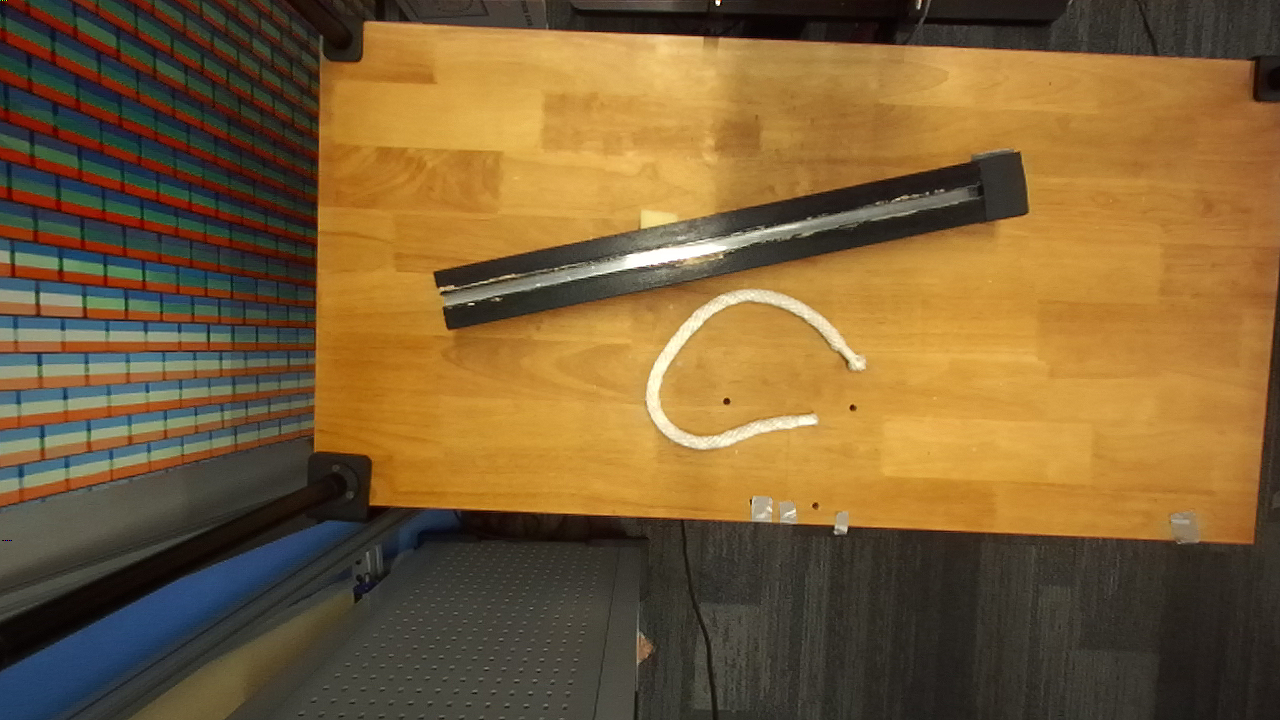
#> input picture franka/imgs/straight10.png, 1280 x 720 px
$ python proposal_sam_sobel.py
#> lines starting #> are read from the running program, lines starting #| are printed output that depends on the picture; after the words box and inside, x2 and y2 are one past the last pixel; in counts of white or black regions, pixels touching at a corner belong together
import cv2 as cv
import numpy as np
from matplotlib import pyplot as plt

# img_path = 'imgs/straight10_cropped.png'
img_path = 'imgs/straight10.png'
# img_path = 'imgs/trapezoid6.png'
img = cv.imread(img_path) #, cv.IMREAD_GRAYSCALE
#> img is the input picture: shape (720, 1280, 3); mean B, G, R 54, 95.2, 123.3
# print(img.shape)
# img = np.load('imgs/straight10_cropped.npy')
# print(img.shape)

dst = img
# dst = cv.fastNlMeansDenoisingColored(img,None,10,10,7,21)
dst = cv.GaussianBlur(img,(5,5),0)
# # kernel = np.ones((5,5),np.float32)/25
# # dst = cv.filter2D(img,-1,kernel)
# # dst = cv.bilateralFilter(img,9,75,75)
plt.imshow(dst, cmap='gray')
plt.show()

# [9 lines of commented-out code are left out]

edges = cv.Canny(dst,0,255)
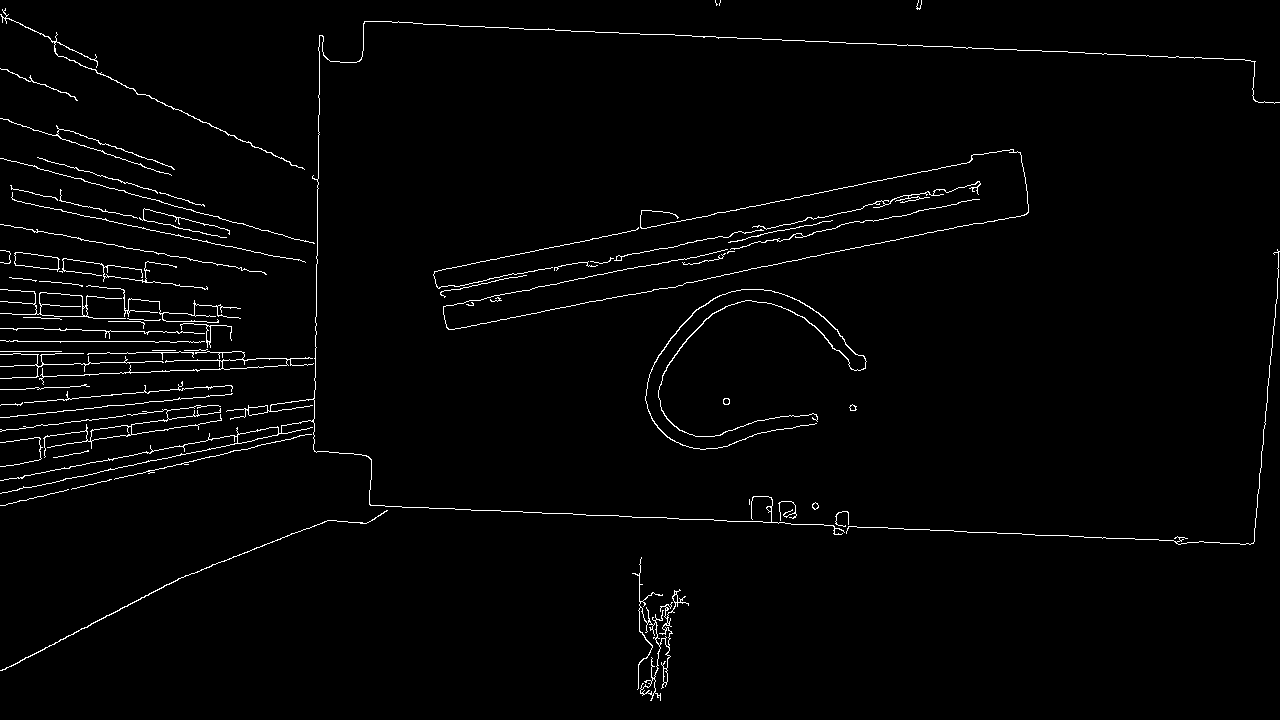
#> edges: shape (720, 1280); 1.9% white in thin lines or dots

# [8 lines of commented-out code are left out]
plt.imshow(edges, cmap='gray')
plt.show()

# # Taking a matrix of size 5 as the kernel
kernel = np.ones((5, 5), np.uint8)
# kernel = None
edges = cv.dilate(edges, kernel)
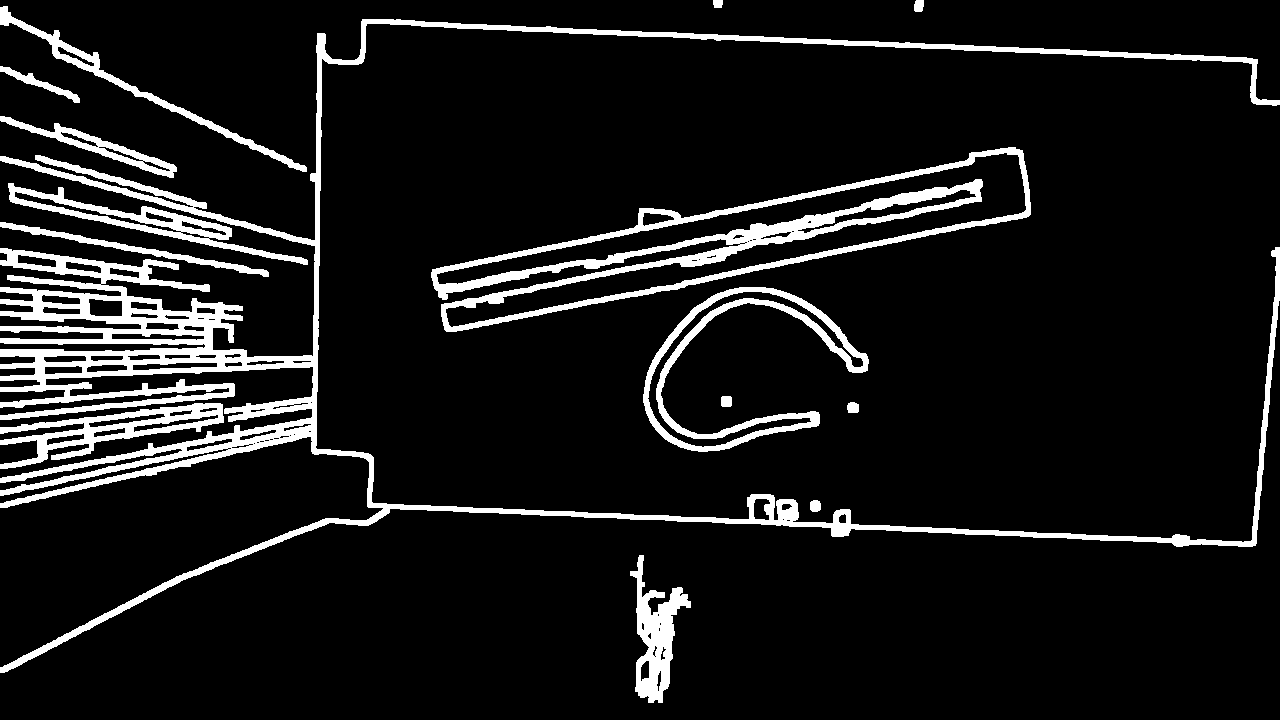
#> edges: shape (720, 1280); 9.6% white; 15 white regions, largest, box (x1, y1, x2, y2) and area: (0, 19, 1280, 673) 46948, (431, 147, 1031, 332) 16210, (643, 287, 869, 452) 6255
plt.imshow(edges, cmap='gray')
plt.show()

# [8 lines of commented-out code are left out]

cnt = sorted(cv.findContours(edges, cv.RETR_LIST, cv.CHAIN_APPROX_SIMPLE)[-2], key=cv.contourArea)[-3]
#> cnt = contour of 943 points, box (x1, y1, x2, y2) (436, 152, 1027, 328), area 22198
mask = np.zeros_like(img, dtype=np.uint8)
masked = cv.drawContours(mask, [cnt],-1, 255, -1)

# [5 lines of commented-out code are left out]

plt.imshow(masked, cmap='gray')
plt.show()

# print(mask.sum(axis=-1).shape)

mask = mask.sum(axis=-1).astype('uint8')
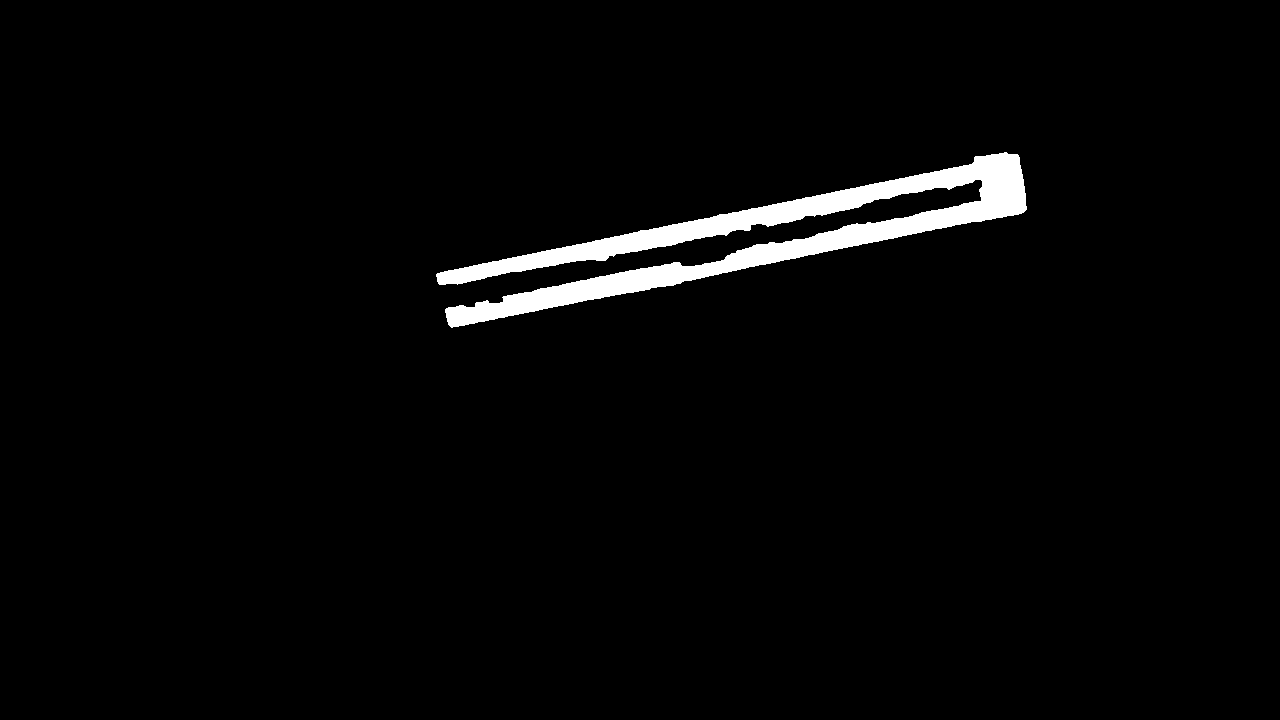
#> mask: shape (720, 1280); 2.5% white; 1 white region, box (x1, y1, x2, y2) and area: (436, 152, 1027, 328) 23384

dst = cv.bitwise_not(cv.bitwise_and(img, img, mask=mask))
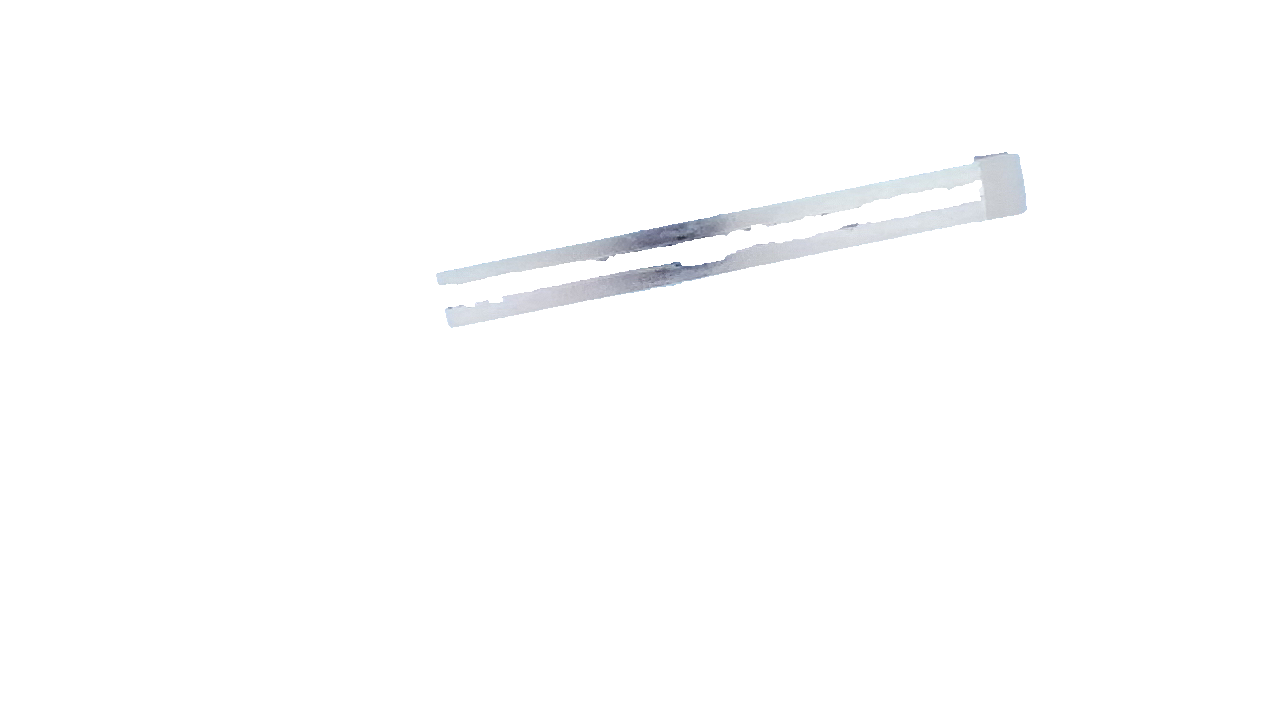
#> dst: shape (720, 1280, 3); mean B, G, R 253.8, 253.6, 253.4
segmented = cv.cvtColor(dst, cv.COLOR_BGR2RGB)
plt.imshow(segmented)
plt.show()

# [28 lines of commented-out code are left out]

$ run again, with franka/imgs/straight10_cropped.png copied over franka/imgs/straight10.png
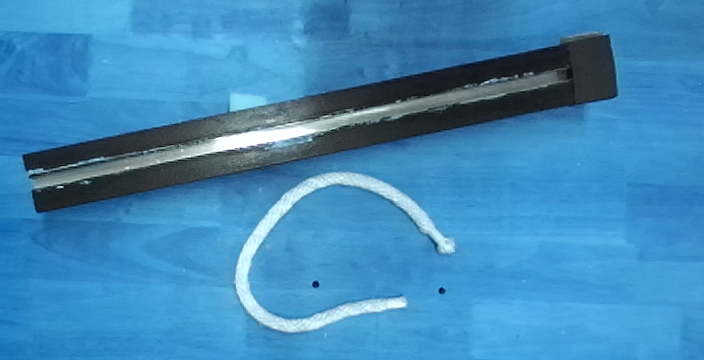
#> input picture franka/imgs/straight10_cropped.png, 704 x 360 px
#> img is the input picture: shape (360, 704, 3); mean B, G, R 184.7, 138, 64.5
#> `edges = cv.dilate(edges, kernel)`:
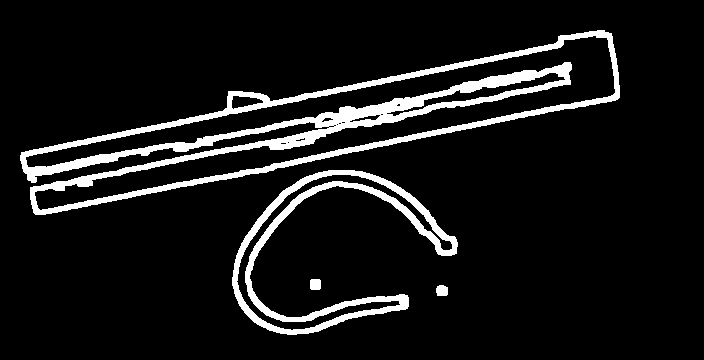
#> edges: shape (360, 704); 9% white; 4 white regions, box (x1, y1, x2, y2) and area: (20, 30, 620, 215) 16213, (232, 170, 458, 335) 6255, (310, 279, 321, 290) 117, (436, 285, 448, 296) 117
#> cnt = contour of 430 points, box (x1, y1, x2, y2) (232, 170, 458, 335), area 8714
#> mask: shape (360, 704); 3.6% white; 1 white region, box (x1, y1, x2, y2) and area: (232, 170, 458, 335) 9168
#> `dst = cv.bitwise_not(cv.bitwise_and(img, img, mask=mask))`:
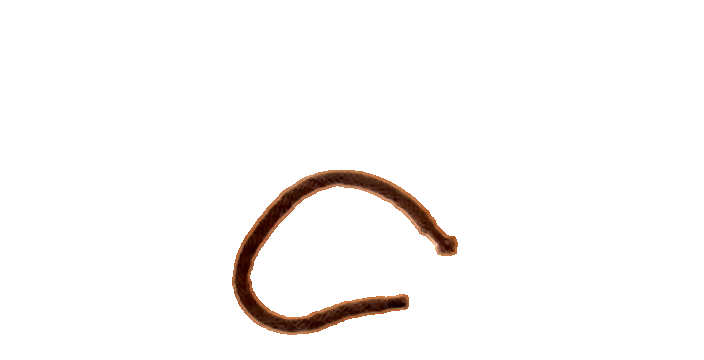
#> dst: shape (360, 704, 3); mean B, G, R 247, 247.9, 249.7

$ run again, with franka/imgs/trapezoid6.png copied over franka/imgs/straight10.png
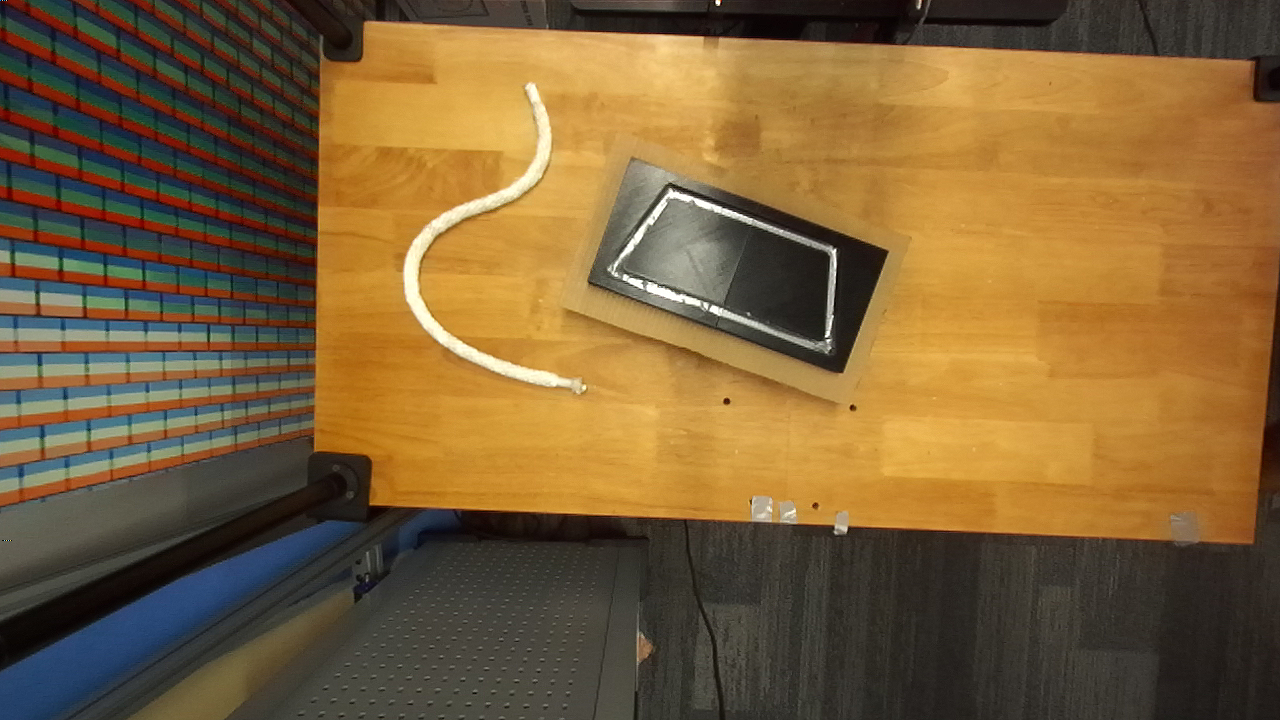
#> input picture franka/imgs/trapezoid6.png, 1280 x 720 px
#> img is the input picture: shape (720, 1280, 3); mean B, G, R 56.2, 96.6, 124.6
#> `edges = cv.dilate(edges, kernel)`:
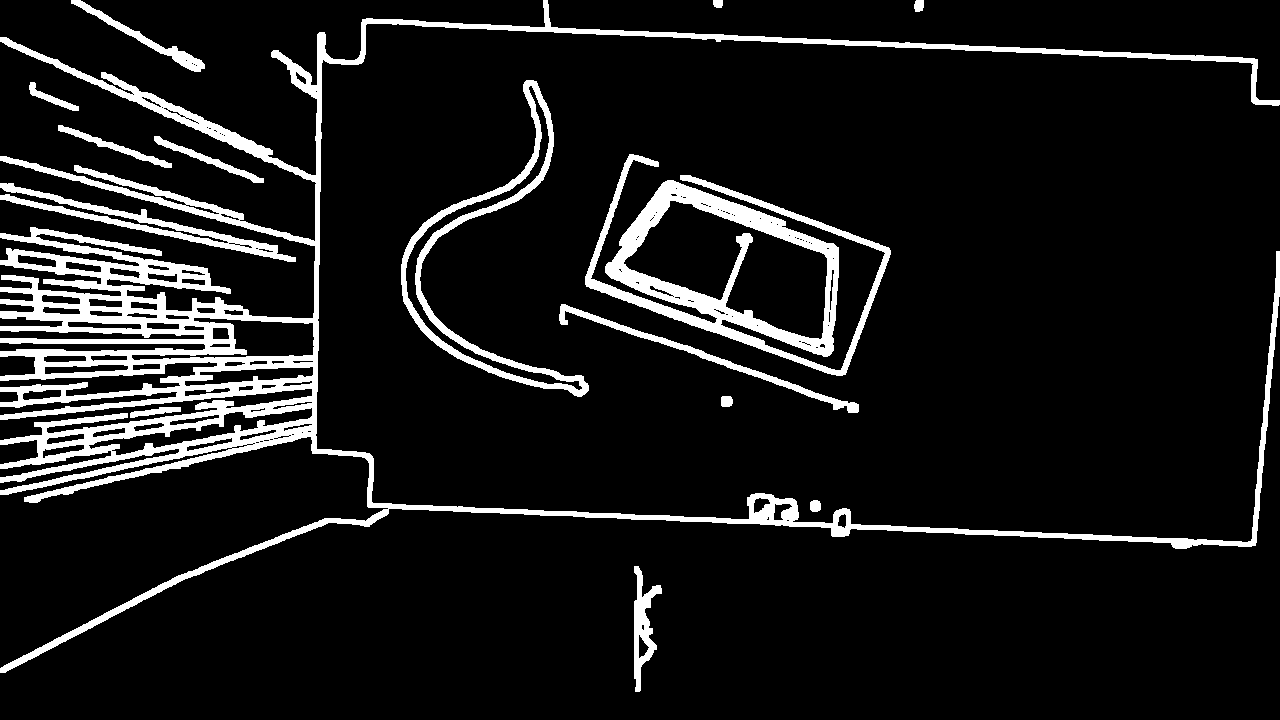
#> edges: shape (720, 1280); 9.9% white; 15 white regions, largest, box (x1, y1, x2, y2) and area: (0, 0, 1280, 673) 59370, (585, 154, 891, 376) 15000, (401, 80, 589, 397) 6322
#> cnt = contour of 388 points, box (x1, y1, x2, y2) (623, 200, 828, 340), area 14995
#> mask: shape (720, 1280); 1.7% white; 1 white region, box (x1, y1, x2, y2) and area: (623, 200, 828, 340) 15329
#> `dst = cv.bitwise_not(cv.bitwise_and(img, img, mask=mask))`:
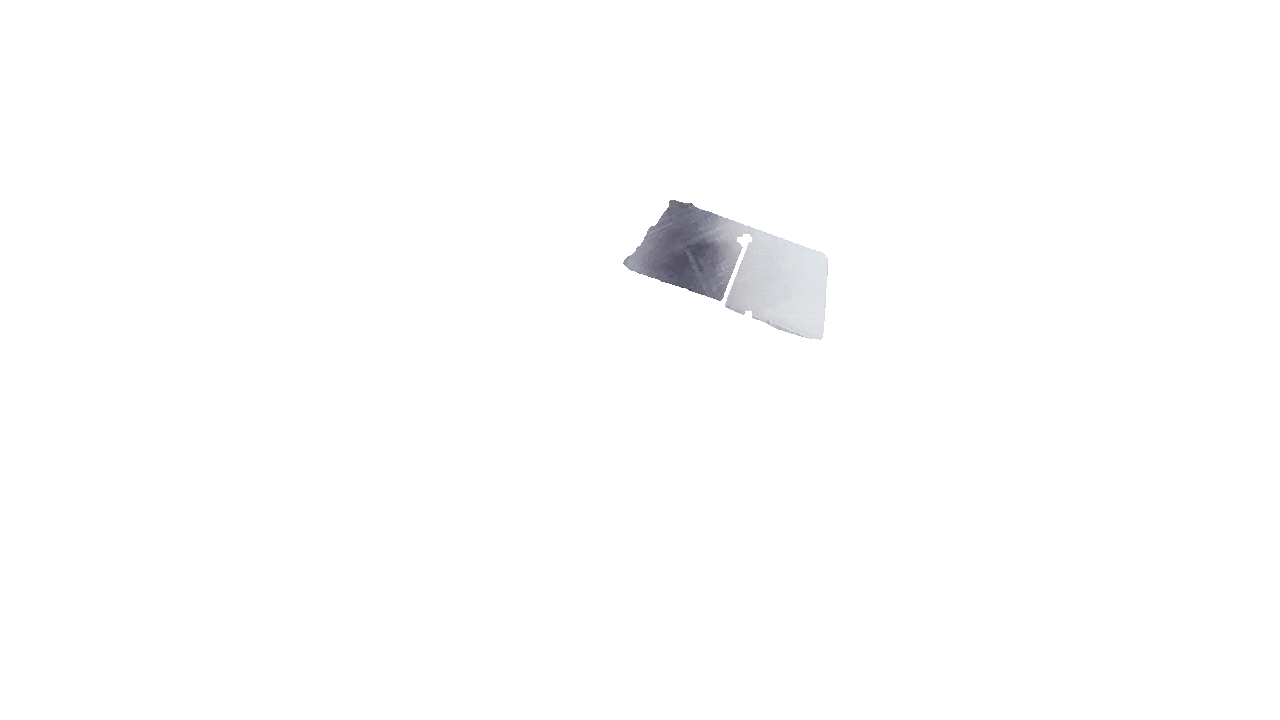
#> dst: shape (720, 1280, 3); mean B, G, R 253.8, 253.6, 253.6
